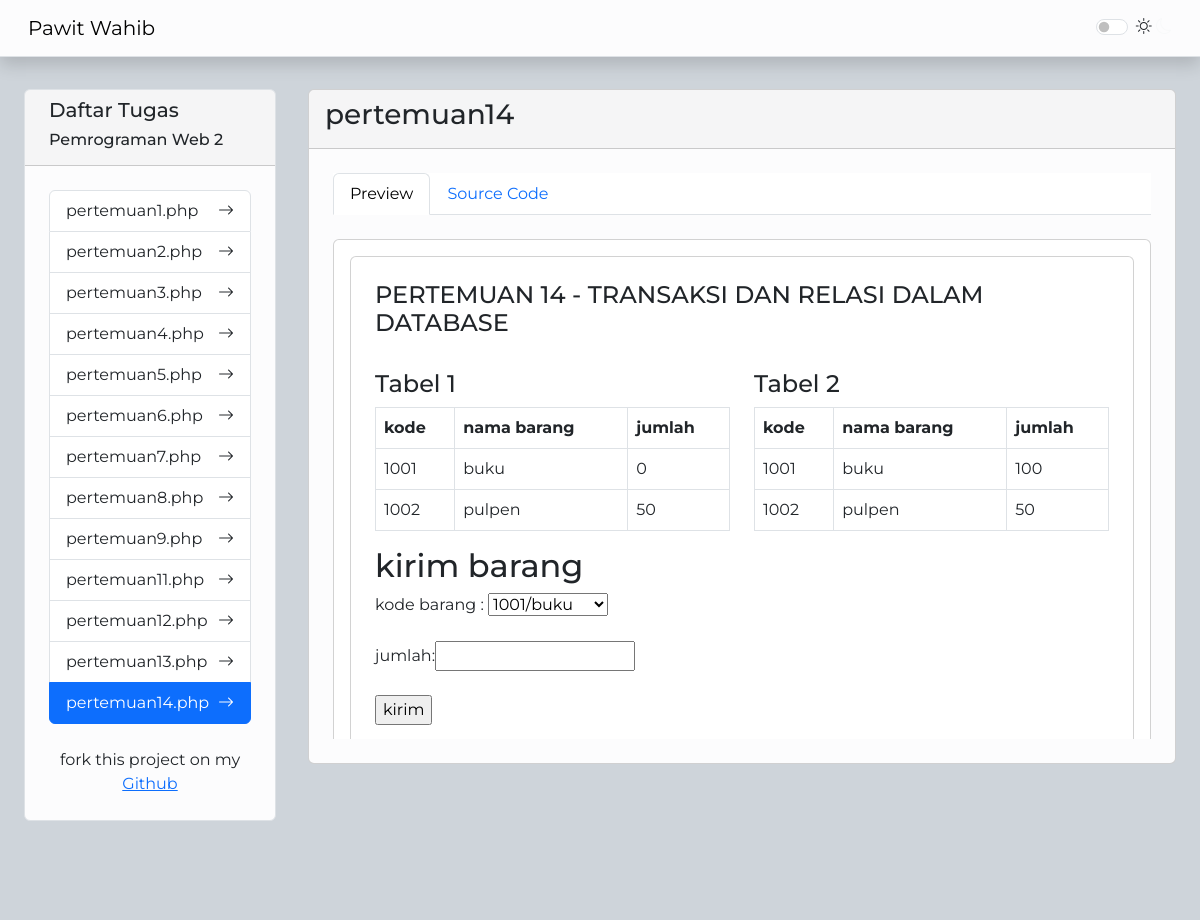
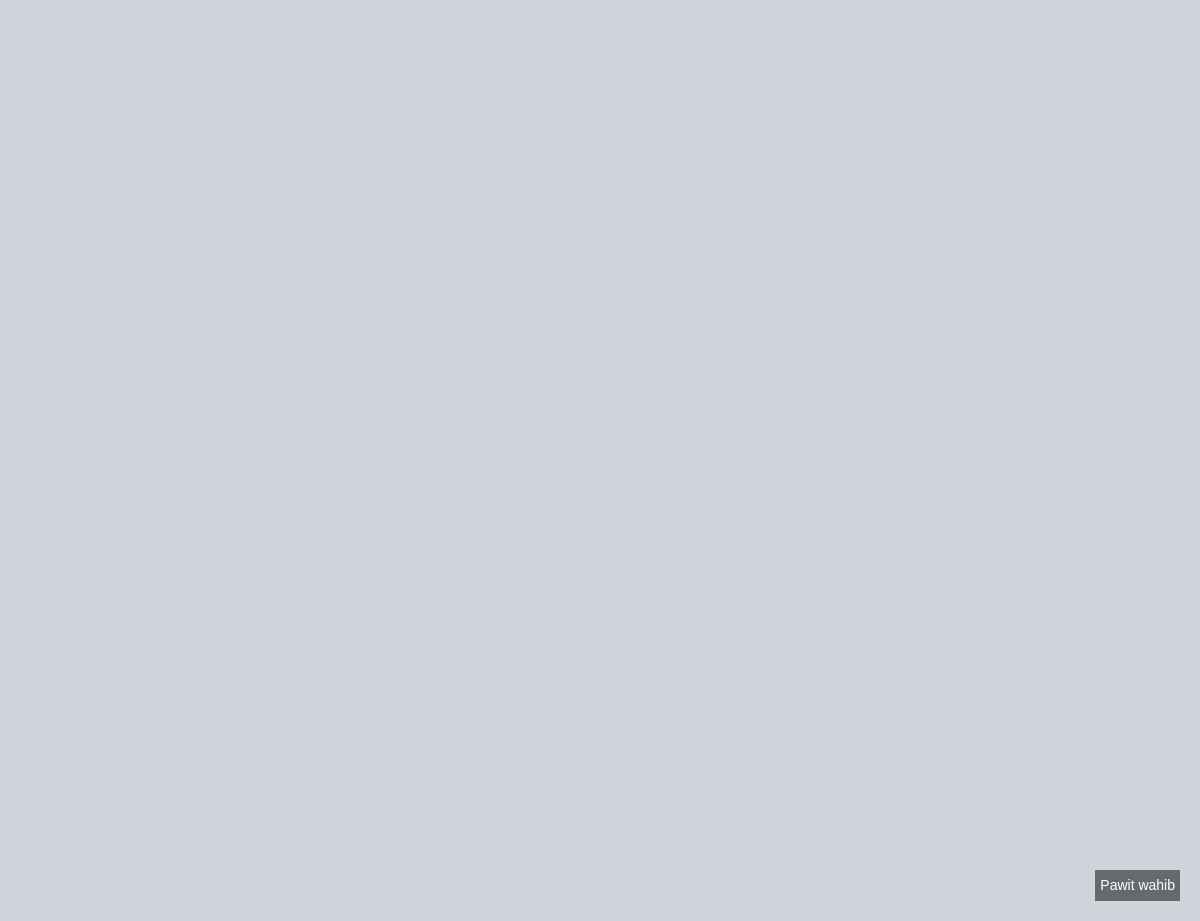
/?page=pertemuan14.php, run on the app's committed database (2 pictures, top to bottom).
### tables this page shows
CREATE TABLE `tabel_1` (
  `kode` int(11) NOT NULL,
  `nama_barang` varchar(20) NOT NULL,
  `jumlah` int(11) NOT NULL
);

CREATE TABLE `tabel_2` (
  `kode` int(11) NOT NULL,
  `nama_barang` varchar(20) NOT NULL,
  `jumlah` int(11) NOT NULL
);

### tugas/pertemuan_14/form.php (the view)
<?php
include 'koneksi.php';
?>
<div class="row mt-4">
    <div class="col-md-6">
        <h4>Tabel 1</h4>
        <table class="table table-bordered">
        <tr>
        <th>kode</th>
        <th>nama barang</th>
        <th>jumlah</th>
        </tr>
        <?php
        $tabel1=mysqli_query($koneksi,"select * from tabel_1");
        While($dataku=mysqli_fetch_row($tabel1)) echo "<tr>
        <td>$dataku[0]</td>
        <td>$dataku[1]</td>
        <td>$dataku[2]</td>
        </tr>";
        ?>
        </table>
    </div>
    <div class="col-md-6">
        <h4>Tabel 2</h4>
        <table class="table table-bordered">
        <tr>
        <th>kode</th>
        <th>nama barang</th>
        <th>jumlah</th>
        </tr>
        <?php
        $tabel2=mysqli_query($koneksi,"select * from tabel_2");
        While($data2=mysqli_fetch_row($tabel2))
        echo "<tr>
        <td>$data2[0]</td>
        <td>$data2[1]</td>
        <td>$data2[2]</td>
        </tr>";
        ?>
        </table>
    </div>
</div>
<h2>kirim barang</h2>
<form action="tugas/pertemuan_14/aksi_form.php" method="post">
<label >kode barang :</label>
<select name="kode">
<?php
$tabel1=mysqli_query($koneksi,"select * from tabel_2"); While($data1=mysqli_fetch_row($tabel1)) echo '<option value="'.$data1[0].'">'.$data1[0].'/'.$data1[1].'</option>';
?>
</select><br><br>
<label >jumlah:</label><input type="number" name="jumlah"><br><br>
<input type="submit" value="kirim">
</form>

### index.php (shortened to what this page needs)
<?php
    $dir = "tugas/";
    $files = scandir($dir);
    natsort($files);
?>
<!doctype html>
<html lang="en" data-bs-theme="dark">
  <head>
    <link href="https://cdn.jsdelivr.net/npm/bootstrap@5.3.0-alpha1/dist/css/bootstrap.min.css" rel="stylesheet">
    <link rel="stylesheet" href="https://cdn.jsdelivr.net/npm/bootstrap-icons@1.3.0/font/bootstrap-icons.css">
    <link rel="stylesheet" href="https://cdnjs.cloudflare.com/ajax/libs/hover.css/2.3.1/css/hover-min.css" />
    <link rel="stylesheet" href="asset/custom.css" />
  </head>
  <body class="bg-dark-subtle">
  <nav class="navbar navbar-expand-sm bg-light-subtle border-bottom shadow sticky-top">
  <div class="container-fluid mx-3">
    <a class="navbar-brand" href="#">Pawit Wahib</a>
    <div class="collapse navbar-collapse justify-content-end" id="navbarSupportedContent">
      <div class="d-flex">
          <div class="form-check form-switch">
            <input class="form-check-input" type="checkbox" id="toggleSwitch" />
            <label class="form-check-label" for="switch">
              <span class="text-dark"><i class="bi bi-sun"></i></span>
              <span class="text-light"><i class="bi bi-moon"></i></span>
            </label>
        </div>
      </div>
    </div>
  </div>
</nav>
  <div class="row g-0 mt-2">
    <div class="col-md-3 pt-4 col-sm-12 h-100">
      <div class="card mx-4 border bg-light-subtle">
        <div class="card-header px-4">
          <h5>Daftar Tugas </h5>
          <h6>Pemrograman Web 2</h6>
        </div>
        <div class="card-body p-4">
          <div class="list-group">
            <?php foreach($files as $file) {
                if(substr($file, -4) === ".php") {
                    if (isset($_GET['page'])) {
                      $page = filter_var($_GET['page'], FILTER_SANITIZE_STRING);
                    }
                  ?>
                    <a class="list-group-item hvr-forward list-group-item-action <?php if ($page == $file) {
                      echo "active";
                    } ?>" href="<?php echo '?page=' . $file; ?>">
                      <span class="d-flex justify-content-between">
                        <?php echo $file; ?>
                        <i class="bi bi-arrow-right"></i>
                      </span>
                    </a>
                    <?php } ?>
                <?php } ?>
              </div>
              <div class="text-center mt-4">
                fork this project on my <a href="https://github.com/kapawit/pemrogramanWeb2.git">Github</a>
              </div>
          </div>
        </div>
    </div>
    <div class="col-md-9 pt-4 col-sm-12 vh-80">
      <div class="card mx-4 ms-lg-2 bg-light-subtle" id="my-card">
        <div class="card-header">
          <?php if(isset($_GET['page'])) {
            echo "<h3>". substr($_GET['page'], 0, -4)."</h3>";
          }?>
        </div>
        <div class="card-body p-4">
        <ul class="nav nav-tabs bg-body" id="myTab" role="tablist">
          <li class="nav-item" role="presentation">
            <button class="nav-link active" id="preview-tab" data-bs-toggle="tab" data-bs-target="#preview-tab-pane" type="button" role="tab" aria-controls="home-tab-pane" aria-selected="true">Preview</button>
          </li>
          <li class="nav-item" role="presentation">
            <button class="nav-link" id="code-tab" data-bs-toggle="tab" data-bs-target="#code-tab-pane" type="button" role="tab" aria-controls="profile-tab-pane" aria-selected="false">Source Code</button>
          </li>
        </ul>
        <div class="tab-content mt-4" id="myTabContent">
        <div style="height:500px;min-height:100%;" class="tab-pane fade show overflow-y-scroll overflow-x-scroll active" id="preview-tab-pane" role="tabpanel" aria-labelledby="preview-tab" tabindex="0">
          <div class="card">
          <div class="card-body">
            <?php
                if (isset($_GET['page'])) {
                  $page = filter_var($_GET['page'], FILTER_SANITIZE_STRING);
                  if (file_exists('tugas/'.$page)) {
                    include('tugas/'.$page);
                  } else {
                    header("HTTP/1.0 404 Not Found");
                    echo "Page not found.";
                  }
                } else {
                  echo "Klik salah satu tugas pada sidebar untuk melihat hasil dan preview kode";
                }
              ?>
          </div>
          </div>
        </div>
      </div>
        </div>
      </div>
    </div>
  </div>
  </body>
</html>

### tugas/pertemuan14.php (shortened to what this page needs)
<div class="card p-4">
<h4>PERTEMUAN 14 - TRANSAKSI DAN RELASI DALAM DATABASE</h4>
<?php
include("pertemuan_14/form.php");
?>
</div>

### asset/custom.css (style rules this page uses)
body { font-family: 'Montserrat', sans-serif; }

### data on the page
tabel_1: kode "1001", nama_barang "buku", jumlah "0"
tabel_1: kode "1002", nama_barang "pulpen", jumlah "50"
tabel_2: kode "1001", nama_barang "buku", jumlah "100"
tabel_2: kode "1002", nama_barang "pulpen", jumlah "50"

### other printed values
$file "pertemuan1.php"
$file "pertemuan2.php"
$file "pertemuan3.php"
$file "pertemuan4.php"
$file "pertemuan5.php"
$file "pertemuan6.php"
$file "pertemuan7.php"
$file "pertemuan8.php"
$file "pertemuan9.php"
$file "pertemuan11.php"
$file "pertemuan12.php"
$file "pertemuan13.php"
$file "pertemuan14.php"
substr($_GET['page'], 0, -4) "pertemuan14"
form field kode "1001/buku"
